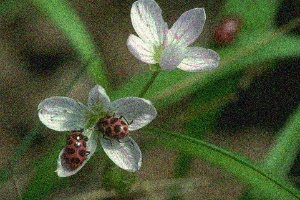
#> input picture Session 4/photo/bug_noisy.jpg, 300 x 200 px
$ python main.py
#> lines starting #> are read from the running program, lines starting #| are printed output that depends on the picture
import cv2
import numpy as np


image = cv2.imread("photo/bug_noisy.jpg")
#> image is the input picture: shape (200, 300, 3); mean B, G, R 56.8, 89, 76.5


# Average Blurring
def avg_blur():
    # The Kernel Side Length Must be Odd
    blured = np.hstack([image,
                        cv2.blur(image, (3, 3)),
                        cv2.blur(image, (5, 5)),
                        cv2.blur(image, (7, 7)),
                        cv2.blur(image, (13, 13))])
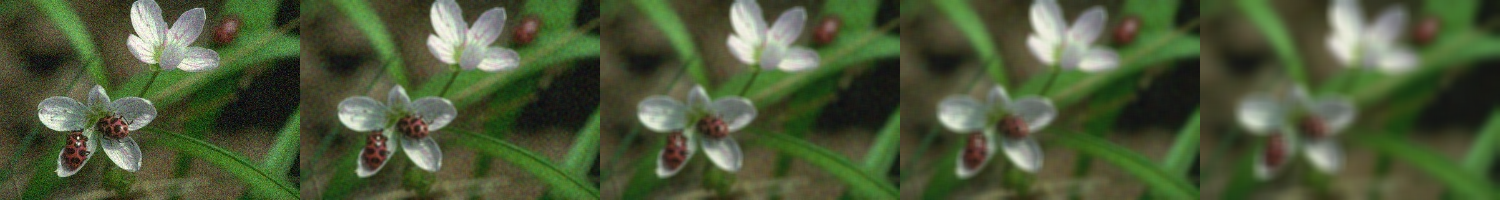
#> blured: shape (200, 1500, 3); mean B, G, R 56.8, 89, 76.5

    cv2.imshow("Average Blur", blured)
    cv2.waitKey(0)


#? Gaussian Blurring
def gauss_blur():
    # By setting the third parameter to 0, we are instructing OpenCV
    # to automatically compute the weights based on our kernel size
    g_blured = np.hstack([image,
                          cv2.GaussianBlur(image, (3, 3), 0),
                          cv2.GaussianBlur(image, (5, 5), 0),
                          cv2.GaussianBlur(image, (7, 7), 0),
                          cv2.GaussianBlur(image, (13, 13), 0)])
    cv2.imshow("Gaussian Blur", g_blured)
    cv2.waitKey(0)


#? Median Blurring #
def median_blur():
    m_blured = np.hstack([image,
                          cv2.medianBlur(image, 3),
                          cv2.medianBlur(image, 5),
                          cv2.medianBlur(image, 7),
                          cv2.medianBlur(image, 13)])
    cv2.imshow("Median Blur", m_blured)
    cv2.waitKey(0)


#? Bilateral Blurring #
def bilateral():
    filtered = np.hstack([image,
                          cv2.bilateralFilter(image, 5, 21, 21),
                          cv2.bilateralFilter(image, 7, 31, 31),
                          cv2.bilateralFilter(image, 9, 41, 41),
                          cv2.bilateralFilter(image, 12, 51, 51)])
    cv2.imshow("Bilateral", filtered)
    cv2.waitKey(0)


avg_blur()
gauss_blur()
median_blur()
bilateral()

$ run again, with Session 4/photo/balloons_noisy.png saved as Session 4/photo/bug_noisy.jpg
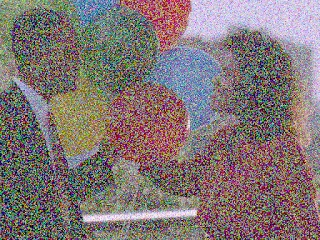
#> input picture Session 4/photo/balloons_noisy.png, 320 x 240 px
#> image is the input picture: shape (240, 320, 3); mean B, G, R 117.5, 117.5, 129.6
#> in avg_blur, `blured = np.hstack([image, cv2.blur(image, (3, 3)), cv2.blur(image, (5..`:
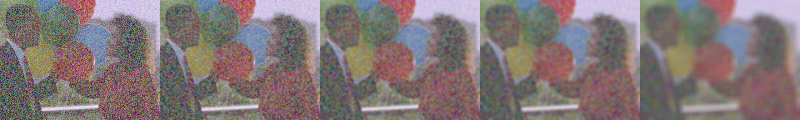
#> blured: shape (240, 1600, 3) (shown at 1/2 size); mean B, G, R 117.5, 117.5, 129.6
#> in bilateral, `filtered = np.hstack([image, cv2.bilateralFilter(image, 5, 21, 21), cv..`:
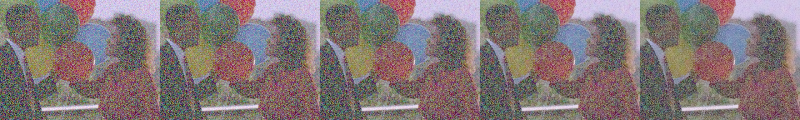
#> filtered: shape (240, 1600, 3) (shown at 1/2 size); mean B, G, R 117.5, 117.5, 129.6

$ run again, with Session 4/photo/images.jpeg copied over Session 4/photo/bug_noisy.jpg
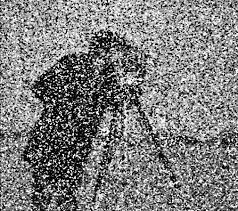
#> input picture Session 4/photo/images.jpeg, 238 x 211 px
#> image is the input picture: shape (211, 238, 3); min 0, max 255, mean 126.4
#> in median_blur, `m_blured = np.hstack([image, cv2.medianBlur(image, 3), cv2.medianBlur(..`:
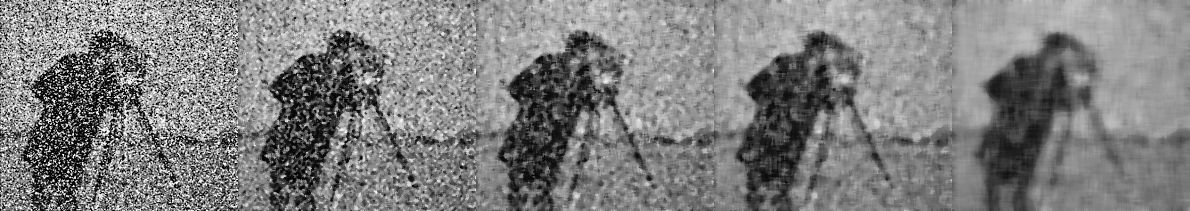
#> m_blured: shape (211, 1190, 3); min 0, max 255, mean 126.3
#> in bilateral, `filtered = np.hstack([image, cv2.bilateralFilter(image, 5, 21, 21), cv..`:
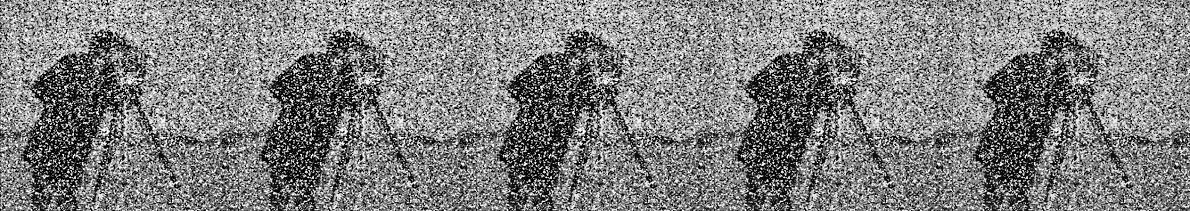
#> filtered: shape (211, 1190, 3); min 0, max 255, mean 126.3
